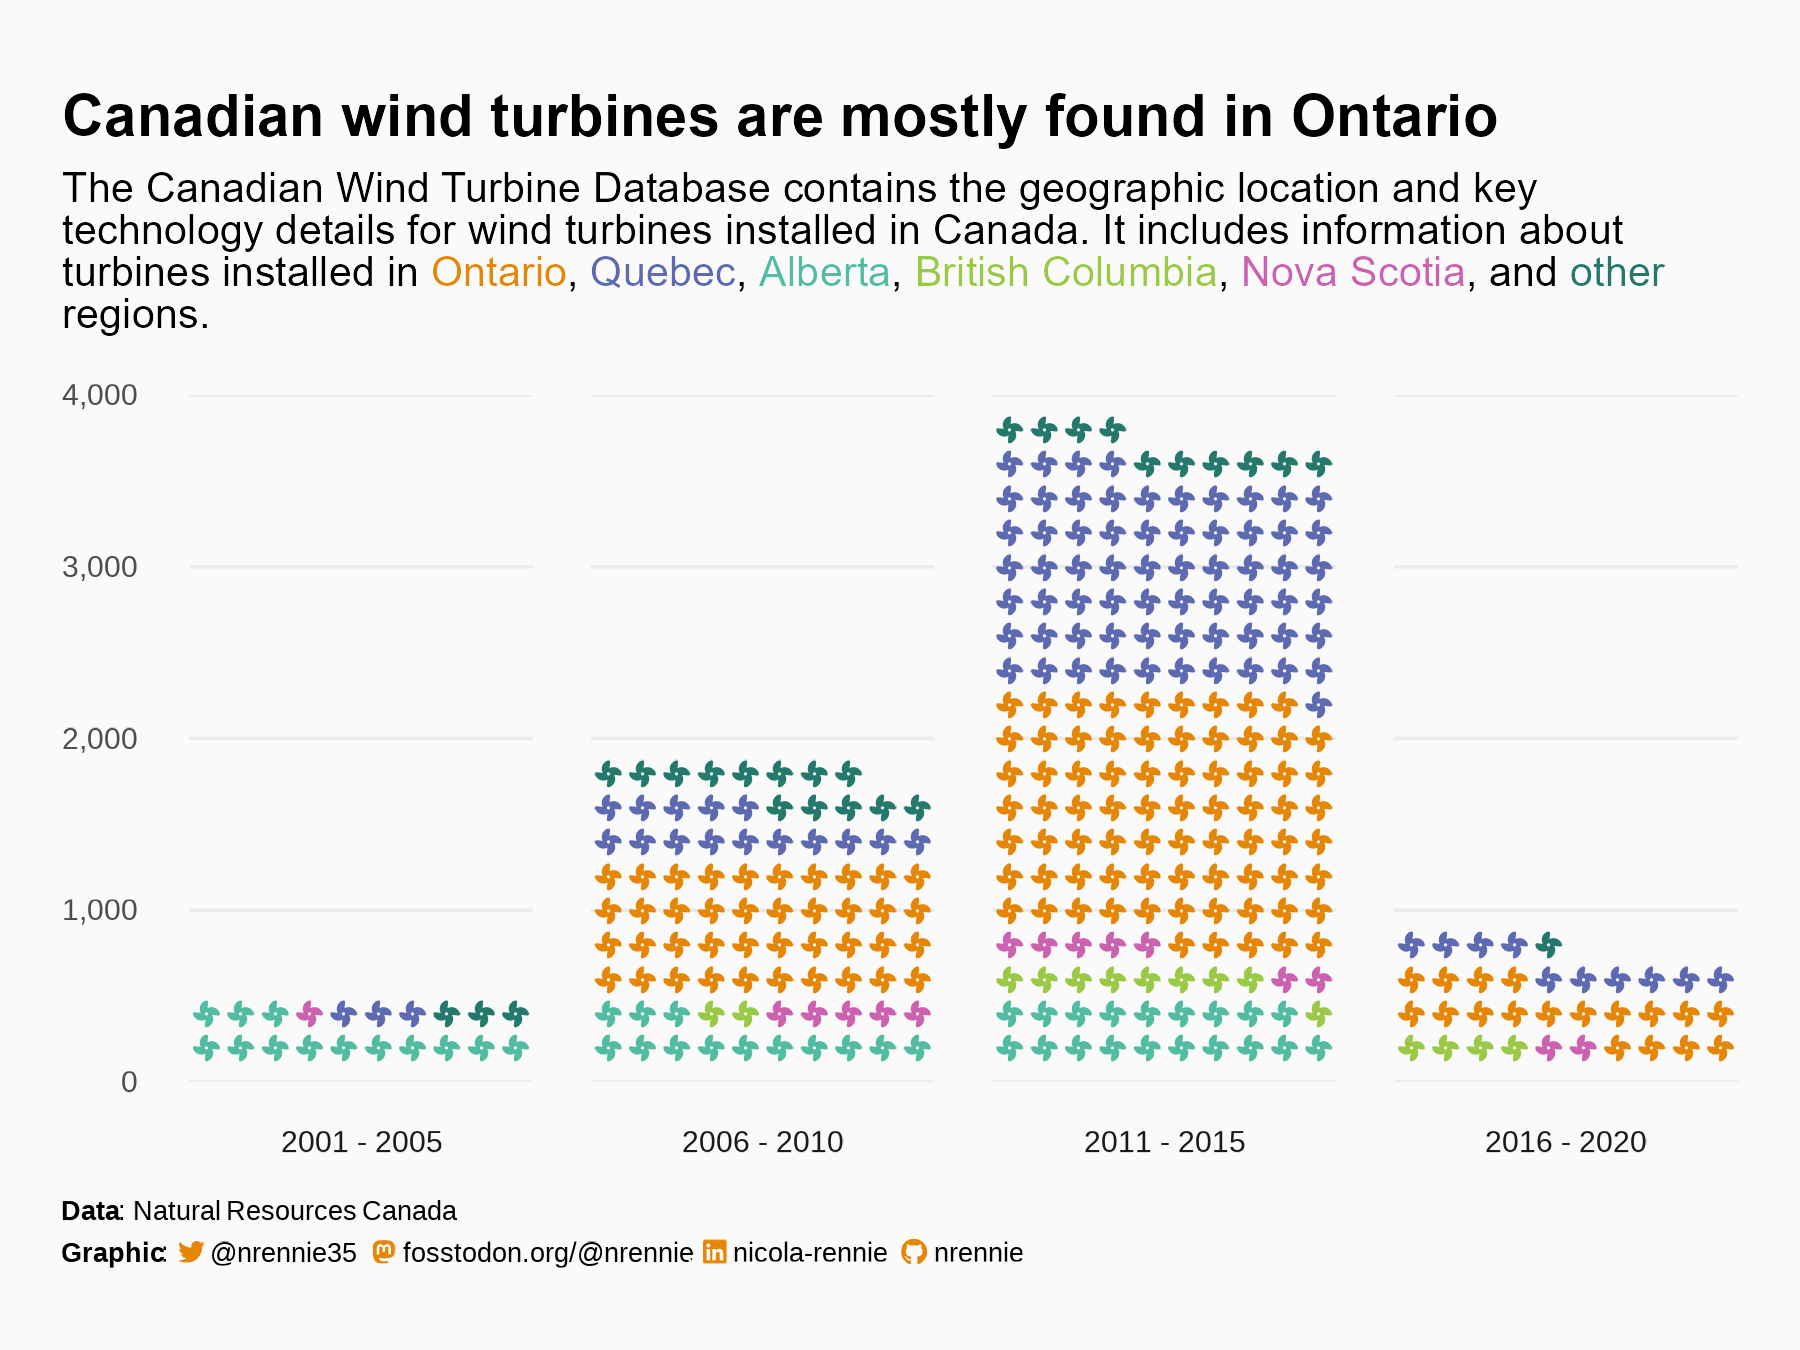

The script that drew this image:
# Load packages -----------------------------------------------------------

library(tidyverse)
library(showtext)
library(camcorder)
library(ggtext)
library(nrBrand)
library(glue)
library(marquee)
library(waffle)
library(ragg)


# Load data ---------------------------------------------------------------

wind_turbines <- openxlsx::read.xlsx("https://ftp.cartes.canada.ca/pub/nrcan_rncan/Wind-energy_Energie-eolienne/wind_turbines_database/Wind_Turbine_Database_FGP.xlsx", sheet = 1)
write.csv(wind_turbines, "2020/2020-10-27/data/wind_turbines.csv", row.names = FALSE)
wind_turbines <- readr::read_csv("2020/2020-10-27/wind_turbines.csv")


# Load fonts --------------------------------------------------------------

sysfonts::font_add(
  family = "Font Awesome 6",
  regular = "fonts/Font Awesome 6 Free-Solid-900.otf"
)
showtext_auto()


# Data wrangling ----------------------------------------------------------

extract_after_last_slash <- function(texts) {
  has_slash <- stringr::str_detect(texts, "/")
  extracted <- stringr::str_match(texts, ".*/(.*)$")[, 2]
  output <- dplyr::if_else(has_slash, extracted, texts)
  return(output)
}

turbines_year <- wind_turbines |>
  dplyr::select(`Province/Territory`, Commissioning.date) |>
  dplyr::mutate(
    Year = extract_after_last_slash(Commissioning.date),
    Year = as.numeric(Year)
  )

## multiple "other"
plot_data <- turbines_year |>
  dplyr::filter(Year >= 2001 & Year <= 2020) |>
  dplyr::mutate(
    Year_Group = dplyr::case_when(
      Year %in% seq(2001, 2005) ~ "2001 - 2005",
      Year %in% seq(2006, 2010) ~ "2006 - 2010",
      Year %in% seq(2011, 2015) ~ "2011 - 2015",
      Year %in% seq(2016, 2020) ~ "2016 - 2020"
    )
  ) |>
  dplyr::mutate(
    Year_Group = factor(Year_Group, levels = c(
      "2001 - 2005", "2006 - 2010", "2011 - 2015", "2016 - 2020"
    ))
  ) |>
  dplyr::rename(Area = `Province/Territory`) |>
  dplyr::mutate(
    Area = case_when(
      Area %in% c(
        "Northwest Territories",
        "Newfoundland and Labrador",
        "Prince Edward Island",
        "New Brunswick",
        "Manitoba",
        "Saskatchewan"
      ) ~ "other",
      TRUE ~ Area
    )
  ) |>
  dplyr::count(Area, Year_Group) |>
  dplyr::mutate(n = round(n / 20)) |>
  dplyr::filter(n != 0)

area_levels <- c(plot_data |> 
  summarise(n = sum(n), .by = Area) |> 
  arrange(-n) |> 
  filter(Area != "other") |> 
  pull(Area), "other")
plot_data$Area <- factor(plot_data$Area, levels = area_levels)


# Define colours and fonts-------------------------------------------------

bg_col <- "#fafafa"
text_col <- "black"
col_palette <- rcartocolor::carto_pal(length(unique(plot_data$Area)) + 1, "Vivid")[1:length(unique(plot_data$Area))]
names(col_palette) <- levels(plot_data$Area)
highlight_col <- col_palette[1]


# Start recording ---------------------------------------------------------

gg_record(
  dir = file.path("2020", "2020-10-27", "recording"),
  device = agg_png,
  width = 6,
  height = 4.5,
  units = "in",
  dpi = 300
)


# Define text -------------------------------------------------------------

social <- nrBrand::social_caption(
  bg_colour = bg_col,
  icon_colour = highlight_col,
  font_colour = text_col,
  font_family = "sans"
)
title <- "**Canadian wind turbines are mostly found in Ontario**"
st <- glue(
  "The Canadian Wind Turbine Database contains the geographic location
  and key technology details for wind turbines installed in Canada. It includes
  information about turbines installed in {.[col_palette[[1]]] [names(col_palette)[[1]]]}, 
  {.[col_palette[[2]]] [names(col_palette)[[2]]]}, {.[col_palette[[3]]] [names(col_palette)[[3]]]}, 
  {.[col_palette[[4]]] [names(col_palette)[[4]]]}, {.[col_palette[[5]]] [names(col_palette)[[5]]]}, 
  and {.[col_palette[[6]]] [names(col_palette)[[6]]]} regions.",
  .open = "[",
  .close = "]"
)
cap <- paste0(
  "**Data**: Natural Resources Canada<br>**Graphic**: ", social
)


# Plot --------------------------------------------------------------------

ggplot(data = plot_data) +
  geom_pictogram(
    mapping = aes(
      label = Area,
      colour = Area,
      values = n
    ),
    flip = TRUE,
    n_rows = 10,
    size = 7,
    family = "Font Awesome 6"
  ) +
  scale_label_pictogram(
    name = NULL,
    values = c("fan", "fan", "fan", "fan")
  ) +
  facet_wrap(~Year_Group, nrow = 1, strip.position = "bottom") +
  scale_color_manual(
    values = col_palette
  ) +
  scale_x_discrete(
    expand = c(0, 0, 0, 0)
  ) +
  scale_y_continuous(
    labels = function(x) format(x * 10 * 20, big.mark = ","),
    expand = c(0, 0),
    breaks = c(0, 5, 10, 15, 20),
    limits = c(0, 20),
    minor_breaks = NULL
  ) +
  coord_fixed() +
  labs(
    title = title,
    subtitle = st,
    caption = cap
  ) +
  theme_minimal(
    base_size = 28
  ) +
  theme(
    legend.position = "none",
    plot.title.position = "plot",
    plot.caption.position = "plot",
    plot.margin = margin(5, 15, 5, 15),
    plot.background = element_rect(fill = bg_col, colour = bg_col),
    panel.background = element_rect(fill = bg_col, colour = bg_col),
    panel.grid.major = element_line(
      linewidth = 0.4
    ),
    plot.title = element_marquee(
      colour = text_col,
      hjust = 0,
      lineheight = 0.5,
      width = 1,
      size = 14,
      margin = margin(b = -10)
    ),
    plot.subtitle = element_marquee(
      colour = text_col,
      hjust = 0,
      width = 1,
      size = 10
    ),
    plot.caption = element_textbox_simple(
      hjust = 0,
      halign = 0,
      lineheight = 0.5,
      size = 20
    )
  )


# Save gif ----------------------------------------------------------------

gg_playback(
  name = file.path("2020", "2020-10-27", paste0("20201027", ".gif")),
  first_image_duration = 4,
  last_image_duration = 20,
  frame_duration = .25,
  background = bg_col
)
